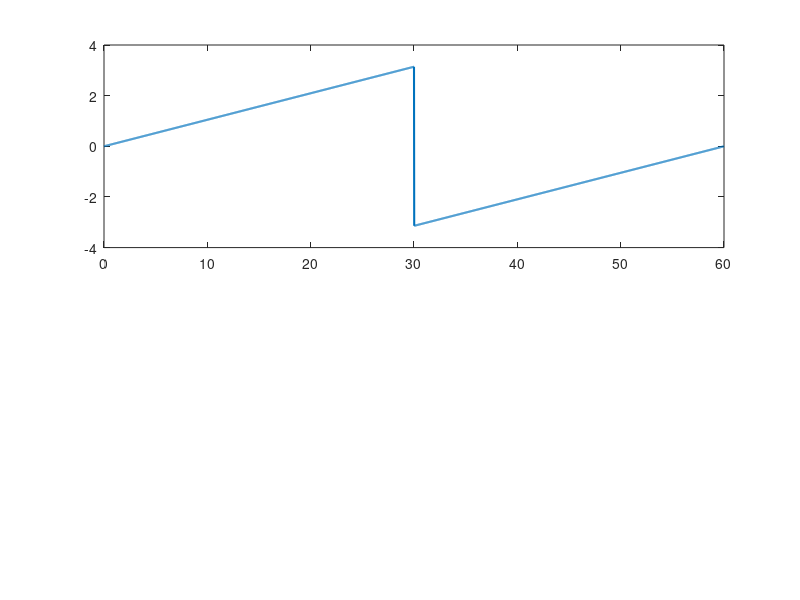

Reproduce this figure in MATLAB. (Note: this script raises an error after producing the figure.)
%% ESP32-CONSISTENT psi-rate -> tendon-rate simulation CIRCLE (FINAL WRAPPED)
clear; clc; close all; 

% --- Pre-calculation of Circular Trajectory ---
L_backbone = 0.256;             % Length of the robot backbone in meters
t_traj = linspace(0, 2*pi, 1000); % Parametric vector for one full rotation

phi_const = 0.6;                % Bending magnitude
phi_traj = phi_const * ones(size(t_traj)); 
theta_traj = t_traj;            % 0 to 2*pi sweep

%% ---------------- Parameters (MATCH ESP32) ----------------
r_disk = 0.0304;    % distance from backbone to tendon (m)
dt = 0.02;          % 50 Hz controller update rate
T  = 60;            % simulation duration (s)
t  = 0:dt:T;        % time vector
N  = length(t);     % total steps

% Interpolate trajectory
phi_des   = interp1(linspace(0, T, length(phi_traj)), phi_traj, t, 'linear', 'extrap');
theta_des_raw = interp1(linspace(0, T, length(theta_traj)), theta_traj, t, 'linear', 'extrap');

% Force the desired trajectory to be between -pi and pi
theta_des = atan2(sin(theta_des_raw), cos(theta_des_raw));

%% ---------------- Initialize states -----------------------
phi   = phi_des(1);     
theta = theta_des(1);   % Start within [-3.14, 3.14]
phi_prev   = phi;       
theta_prev = theta;     
l = zeros(3,1);         % Tendon displacement (m)

%% ---------------- Storage ---------------------------------
l_hist   = zeros(3,N);
psi_hist = zeros(2,N);

%% ---------------- Main simulation loop --------------------
for k = 1:N 
    if k > 1
        % 1. Calculate Difference
        dPhi = phi_des(k) - phi_prev;
        dTheta = theta_des(k) - theta_prev;
        
        % 2. Short-path wrapping (prevents jumps when crossing +/- pi)
        dTheta = atan2(sin(dTheta), cos(dTheta));
        
        phi_dot   = dPhi / dt;
        theta_dot = dTheta / dt;
        
        % 3. JACOBIAN: Mapping configuration rates to tendon rates
        phi_safe = max(abs(phi), 1e-4) * sign(phi); 
        
        J = zeros(3,2);
        J(1,:) = [-r_disk*cos(theta),                     phi_safe*r_disk*sin(theta)];
        J(2,:) = [-r_disk*(sqrt(3)*sin(theta)-cos(theta))/2, ...
                  -phi_safe*r_disk*(sqrt(3)*cos(theta)+sin(theta))/2];
        J(3,:) = [ r_disk*(sqrt(3)*sin(theta)+cos(theta))/2, ...
                   phi_safe*r_disk*(sqrt(3)*cos(theta)-sin(theta))/2];
        
        % 4. Update Tendon Lengths (Integration)
        dL = J * [phi_dot; theta_dot];
        l = l + dL * dt;
        
        % 5. Update Configuration (Simulated state)
        phi   = phi   + phi_dot   * dt;
        theta = theta + theta_dot * dt;
        
        % 6. FORCE STATE WRAPPING [-pi, pi]
        % This keeps the internal state consistently between -3.14 and 3.14
        theta = atan2(sin(theta), cos(theta));
    end
    
    % Store
    l_hist(:,k)   = l;
    psi_hist(:,k) = [phi; theta];
    phi_prev      = phi;
    theta_prev    = theta;
end

%% ---------------- Visualization ---------------------------
figure(1); clf;
subplot(2,1,1);
plot(t, psi_hist(2,:), 'LineWidth', 1.5);
hold on;
yline(pi, 'r--'); yline(-pi, 'r--');
grid on;
ylabel('Theta (rad)');
title('Theta Angle Wrapped between -3.14 and 3.14');
ylim([-4 4]);

subplot(2,1,2);
plot(t, l_hist);
grid on;
ylabel('Tendon Length (m)');
xlabel('Time (s)');
title('Tendon Displacements');

% 3D Plot
figure(2); clf; hold on; grid on; axis equal;
view(45,30);
target_x = (L_backbone*(1-cos(phi_const))/phi_const) * cos(t_traj);
target_y = (L_backbone*(1-cos(phi_const))/phi_const) * sin(t_traj);
target_z = (L_backbone*sin(phi_const)/phi_const) * ones(size(t_traj));
plot3(target_x, target_y, target_z, 'r--', 'LineWidth', 1); 

nx = 15; s = linspace(0, 1, nx);
for k = 1:20:N
    pk = psi_hist(1,k);
    tk = psi_hist(2,k);
    pos = zeros(3, nx);
    for i = 1:nx
        si = s(i) * L_backbone;
        if abs(pk) < 1e-4
            pos(:,i) = [0; 0; si];
        else
            rho = L_backbone / pk;
            pos(:,i) = [rho * (1 - cos(si/rho)) * cos(tk);
                        rho * (1 - cos(si/rho)) * sin(tk);
                        rho * sin(si/rho)];
        end
    end
    plot3(pos(1,:), pos(2,:), pos(3,:), 'b-', 'LineWidth', 0.5);
end
